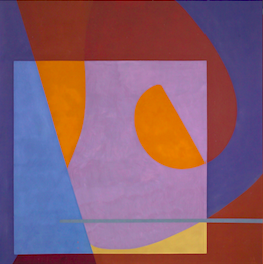
#> input picture som_cm/datasets/apple/apple_1.png, 263 x 264 px; its folder holds only this picture in this run
$ python main.py   (Python 2 division)   (older library calls are emulated)
#> lines starting #> are read from the running program, lines starting #| are printed output that depends on the picture; long printed decimals are rounded
#> in loadRGB, bgr is the input picture: shape (264, 263, 3); mean B, G, R 111.9, 93.1, 134.8
### som_cm/io_util/image.py
# -*- coding: utf-8 -*-
## @package som_cm.io_util.image
#
#  Image IO utility package.
#  @author      tody
#  @date        2015/07/18

import cv2
from cv.image import *
from skimage import io


# [25 lines left out: functions loadGray, loadRGB, loadLab, loadRGBA, not called in this run]


def loadAlpha(file_path):
    bgra = cv2.imread(file_path, -1)
    return alpha(bgra)


def saveRGBA(file_path, img):
    bgra = rgba2bgra(img)
    cv2.imwrite(file_path, bgra)


def saveRGB(file_path, img):
    bgr = rgb2bgr(img)
    cv2.imwrite(file_path, bgr)


def saveGray(file_path, img):
    rgbImg = rgb(img)
    cv2.imwrite(file_path, rgbImg)


# [14 lines left out: function saveImage, not called in this run]

### som_cm/cv/image.py
# -*- coding: utf-8 -*-
## @package som_cm.cv.image
#
#  OpenCV image functions.
#  @author      tody
#  @date        2015/07/30


import numpy as np
import cv2

from skimage import color


## Convert image into uint8 type.
# [62 lines left out: functions to8U, to32F, rgb, alpha, setAlpha, not called in this run]


## RGB to Gray.
def rgb2gray(img):
    gray = cv2.cvtColor(img, cv2.COLOR_RGB2GRAY)
    return gray


## Gray to RGB.
def gray2rgb(img):
    gray = cv2.cvtColor(img, cv2.COLOR_GRAY2RGB)
    return gray


## Gray to RGBA.
def gray2rgba(img):
    gray = cv2.cvtColor(img, cv2.COLOR_GRAY2RGBA)
    return gray


## BGR to RGB.
def bgr2rgb(img):
    rgb = cv2.cvtColor(img, cv2.COLOR_BGR2RGB)
    return rgb

# ## RGB to LAB
# def rgb2lab(img):
#     lab = color.rgb2lab(img)
#     return lab


## BGRA to RGBA.
# [14 lines left out: functions bgra2rgba, rgba2bgra, not called in this run]


## RGB to BGR.
def rgb2bgr(img):
    bgr = cv2.cvtColor(img, cv2.COLOR_RGB2BGR)
    return bgr


## RGB to Lab.
# [4 lines left out: function rgb2Lab, not called in this run]


## Lab to RGB.
def Lab2rgb(img):
    rgb = cv2.cvtColor(img, cv2.COLOR_LAB2RGB)
    return rgb


def rgb2hsv(img):
    img_rgb = rgb(img)
    return cv2.cvtColor(img_rgb, cv2.COLOR_RGB2HSV)


## HSV to RGB.
def hsv2rgb(img):
    rgb = cv2.cvtColor(img, cv2.COLOR_HSV2RGB)
    return rgb


## Merge channels.
# [35 lines left out: functions merge, luminance, not called in this run]

### som_cm/core/color_pixels.py
# -*- coding: utf-8 -*-
## @package som_cm.core.color_pixels
#
#  Simple color pixel class.
#
#  @author      tody
#  @date        2015/08/28

import numpy as np

from som_cm.cv.image import to32F, rgb2Lab, rgb2hsv, gray2rgb


## Implementation of color pixels.
#
#  input image is automatically converted into np.float32 format.
class ColorPixels:
    ## Constructor
    #  @param image          input image.
    #  @param num_pixels     target number of pixels from the image.
    def __init__(self, image, num_pixels=1000):
        self._image = to32F(image)
#> in to32F, `return (1.0 / 255.0) * np.float32(img)`:
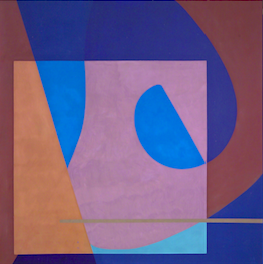
#> returned value: shape (264, 263, 3) float32; mean of channels 0, 1, 2 0.529, 0.365, 0.439; drawn as B, G, R
        self._num_pixels = num_pixels
        self._rgb_pixels = None
        self._Lab = None
        self._hsv = None

    ## RGB pixels.
    def rgb(self):
        if self._rgb_pixels is None:
            self._rgb_pixels = self.pixels("rgb")
        return self._rgb_pixels

    ## Lab pixels.
    # [10 lines left out: functions Lab, hsv, not called in this run]

    ## Pixels of the given color space.
    def pixels(self, color_space="rgb"):
        image = np.array(self._image)
        if color_space == "rgb":
            if _isGray(image):
                image = gray2rgb(image)

        if color_space == "Lab":
            image = rgb2Lab(self._image)
            # print image

        if color_space == "hsv":
            image = rgb2hsv(self._image)
        return self._image2pixels(image)

    #此处下采样
    def _image2pixels(self, image):
        if _isGray(image):
            h, w = image.shape
            step = h * w / self._num_pixels
            return image.reshape((h * w))[::step]

        h, w, cs = image.shape
        step = h * w / self._num_pixels
        return image.reshape((-1, cs))[::step]


def _isGray(image):
    return len(image.shape) == 2

### som_cm/core/hist_3d.py

# -*- coding: utf-8 -*-
## @package som_cm.core.hist_3d
#
#  Implementation of 3D color histograms.
#  @author      tody
#  @date        2015/08/28

import numpy as np

from som_cm.core.color_pixels import ColorPixels
from som_cm.core.hist_common import *


class Hist3D:
    ## Constructor
    #  @param image          input image.
    #  @param num_bins       target number of histogram bins.
    #  @param alpha          low density clip.
    #  @param color_space    target color space. 'rgb' or 'Lab' or 'hsv'.
    # alpha这个阈值有待商榷。
    # [12 lines left out: function __init__, not called in this run]
#> in _computeTargetPixels, `self._pixels = color_pixels.pixels(color_space)`: self._pixels = 2043 rows, first 8: [0.239, 0.188, 0.38], [0.427, 0.114, 0], [0.431, 0.0902, 0], [0.388, 0, 0], [0.435, 0, 0], [0.412, 0, 0], [0.149, 0.0235, 0.373], [0.0784, 0.0549, 0.353]
#> (printed output is left out)

        self._num_bins = num_bins
        self._alpha = alpha
        self._color_space = color_space

        self._computeColorRange()
        self._computeHistogram()

        self._plotter = Hist3DPlot(self)

    ## Plot histogram with the given density size range.
    def plot(self, ax, density_size_range=[10, 100]):
        self._plotter.plot(ax, density_size_range)

    def colorSpace(self):
        return self._color_space

    #标示出了在3维数据中，值大于0的x,y,z轴的值
    # [16 lines left out: functions colorIDs, colorCoordinates, colorCoordinates2, not called in this run]

    def colorDensities(self):
        return colorDensities(self._hist_bins)

    def rgbColors(self):
        return rgbColors(self._hist_bins, self._color_bins)

    def colorRange(self):
        return self._color_range

    # 原来image是rgb的，经过ColorPixels，先除以255，然后转换成lab，会使得小数变成-127到128的数据，如下
    # 9.73089905e+01   2.20525265e+00  -1.92381144e+00
    # [110 lines left out: functions _computeTargetPixels, _computeColorRange, _computeHistogram, not called in this run]
#> in rgb, `self._rgb_pixels = self.pixels("rgb")`: self._rgb_pixels has the same summary as self._pixels in _computeTargetPixels


    # pixels的数据格式为二维数组，二维数组长为N（N=weight*height），3为（R G B）的形式。由weight * height控制换行。
    # [[ 0.75686282  0.58431375  0.59215689]
    # [ 0.78039223  0.65882355  0.65098041]
    # [ 0.56078434  0.54901963  0.54509807]
    # [ 0.76470596  0.59215689  0.56470591]
    # [ 0.82352948  0.67450982  0.63921571]
    #
    def _computeColorRange(self):
        pixels = self._pixels
        #shape[0] 行 shape[1]列
        cs = pixels.shape[1]

        c_min = np.zeros(cs)
        c_max = np.zeros(cs)
        for ci in xrange(cs):
            #pixels中的:表示任意行，ci表示ci列
            c_min[ci] = np.min(pixels[:, ci])
            c_max[ci] = np.max(pixels[:, ci])

        self._color_range = [c_min, c_max]
        print self._color_range

    def _computeHistogram(self):
        pixels = self._pixels
        num_bins = self._num_bins
        c_min, c_max = self._color_range

        hist_bins = np.zeros((num_bins, num_bins, num_bins), dtype=np.float32)
        color_bins = np.zeros((num_bins, num_bins, num_bins, 3), dtype=np.float32)

        color_ids = (num_bins - 1) * (pixels - c_min) / (c_max - c_min)
        color_ids = np.int32(color_ids)
        # 多维数组强制打印全部输出
        # np.set_printoptions(threshold=np.inf)
        # print(color_ids) ，如下
        # [[11 10 10]
        # [12 12 12]
        # [ 8  9  9]
        # [11 10  9]
        # [12 12 11]
        # [ 8 10  9]
        # [10  7  6]
        # print(self._rgb_pixels)

        for pi, color_id in enumerate(color_ids):
            hist_bins[color_id[0], color_id[1], color_id[2]] += 1
            # 用这个色彩还原技度应该更高
            color_bins[color_id[0], color_id[1], color_id[2]] += self._rgb_pixels[pi]

        self._hist_bins = hist_bins
        # print hist_bins 数据如下
        #[[[  3.   0.   0.   0.   0.   0.   0.   0.   0.   0.   0.   0.   0.   0.
        #    0.   0.]
        # [  0.   1.   1.   0.   0.   0.   0.   0.   0.   0.   0.   0.   0.   0.
        #    0.   0.]
        hist_positive = self._hist_bins > 0.0

        # print(hist_positive) 数据如下
        #[[[ True False False False False False False False False False False False
        # False False False False]
        # [False  True  True False False False False False False False False False
        #  False False False False]


        for ci in xrange(3):
            color_bins[hist_positive, ci] /= self._hist_bins[hist_positive]
      # print color_bins 记录了更具体的数据
      #   [[[ 0.12810458  0.15294118  0.18954249]
      #  [ 0.          0.          0.        ]
      #  [ 0.          0.          0.        ]
      #  [ 0.          0.          0.        ]
      #  [ 0.          0.          0.        ]
      #  [ 0.          0.          0.        ]
      #  [ 0.          0.          0.        ]
      #  [ 0.          0.          0.        ]
      #  [ 0.          0.          0.        ]
      #  [ 0.          0.          0.        ]
      #  [ 0.          0.          0.        ]
      #  [ 0.          0.          0.        ]
      #  [ 0.          0.          0.        ]
      #  [ 0.          0.          0.        ]
      #  [ 0.          0.          0.        ]
      #  [ 0.          0.          0.        ]]
      #
      # [[ 0.          0.          0.        ]
      #  [ 0.15294118  0.20392159  0.24313727]
      #  [ 0.13725491  0.19607845  0.28235295]
      #  [ 0.          0.          0.        ]

        self._color_bins = color_bins
        self._old_colorId = color_ids


        self._clipLowDensity()


    def _clipLowDensity(self):
        clipLowDensity(self._hist_bins, self._color_bins, self._alpha)

    #除去0的数据
    def _histPositive(self):
        return self._hist_bins > 0.0


## 3D color histogram plotter.
class Hist3DPlot:
    ## Constructor.
    #  @param hist3D histogram for plotting.
    def __init__(self, hist3D):
        self._hist3D = hist3D

    ## Plot histogram with the given density size range.
    # [7 lines left out: function plot, not called in this run]

    def _densitySizes(self, density_size_range):
        color_densities = self._hist3D.colorDensities()
        return densitySizes(color_densities, density_size_range)

    # [21 lines left out: function _axisSetting, not called in this run]

### som_cm/results/single_image.py
# -*- coding: utf-8 -*-
## @package som_cm.results.som_single_image
#
#  Demo for single image.
#  @author      tody
#  @date        2015/08/31

import os
import numpy as np
import matplotlib.pyplot as plt
from som_cm.core.color_pixels import ColorPixels
from mpl_toolkits.mplot3d import Axes3D


from som_cm.io_util.image import loadRGB
from som_cm.results.resu import batchResults, resultFile
from som_cm.core.hist_3d import Hist3D
from som_cm.core.som import SOMParam, SOM, SOMPlot

## Setup SOM in 1D and 2D for the target image.
def setupSOM(image, random_seed=100, num_samples=2000):
    np.random.seed(random_seed)

    hist3D = Hist3D(image, num_bins=16)
#> in _computeColorRange, `pixels = self._pixels`: pixels has the same summary as self._pixels in _computeTargetPixels
#> after the loop in _computeColorRange, `for ci in xrange(cs):`: c_max = [0.922, 0.718, 0.78]; c_min = [0.0784, 0, 0]
#> in _computeColorRange, `self._color_range = [c_min, c_max]`: self._color_range = [[0.0784, 0, 0], [0.922, 0.718, 0.78]]
#| [array([0.07843, 0.        , 0.        ]), array([0.9216, 0.7176, 0.7804])]
#> in _computeHistogram, `pixels = self._pixels`: pixels has the same summary as self._pixels in _computeTargetPixels
#> in _computeHistogram, `c_min, c_max = self._color_range`: c_min = [0.0784, 0, 0]; c_max = [0.922, 0.718, 0.78]
#> in _computeHistogram, `color_ids = (num_bins - 1) * (pixels - c_min) / (c_max - c_min)`: color_ids = 2043 rows, first 8: [2.86, 3.93, 7.31], [6.21, 2.38, 0], [6.28, 1.89, 0], [5.51, 0, 0], [6.35, 0, 0], [5.93, 0, 0], [1.26, 0.492, 7.16], [0, 1.15, 6.78]
#> in _computeHistogram, `color_ids = np.int32(color_ids)`: color_ids = 2043 rows, first 8: [2, 3, 7], [6, 2, 0], [6, 1, 0], [5, 0, 0], [6, 0, 0], [5, 0, 0], [1, 0, 7], [0, 1, 6]
#> the loop in _computeHistogram, `for pi, color_id in enumerate(color_ids):` made 2043 passes
#> in _computeHistogram, `self._old_colorId = color_ids`: self._old_colorId has the same summary as color_ids
    # 为了灰度化而生成流形，所以不需要采用hist3D.colorCoordinates()
    # samples = hist3D.colorCoordinates()

    samples = hist3D._pixels
    print len(hist3D._pixels)

    # [14 lines of commented-out code are left out]
    print len(samples)

    param1D = SOMParam(h=64, dimension=1)
    som1D = SOM(samples, param1D)

    param2D = SOMParam(h=16, dimension=2)
    som2D = SOM(samples, param2D)
    return som1D, som2D


## Demo for the single image file.
def singleImageResult(image_file):
    print image_file
    image_name = os.path.basename(image_file)
    image_name = os.path.splitext(image_name)[0]

    image = loadRGB(image_file)
    import time
    start = time.time()

    som1D, som2D = setupSOM(image)

    fig = plt.figure(figsize=(12, 10))
    fig.subplots_adjust(left=0.05, bottom=0.05, right=0.95, top=0.9, wspace=0.1, hspace=0.2)

    print time.time() - start
    font_size = 15
    fig.suptitle("SOM-Color Manifolds for Single Image", fontsize=font_size)

    plt.subplot(331)
    h, w = image.shape[:2]
    plt.title("Original Image: %s x %s" % (w, h), fontsize=font_size)
    plt.imshow(image)
    plt.axis('off')

    print "  - Train 1D"
    som1D.trainAll()

    print "  - Train 2D"
    som2D.trainAll()

    som1D_plot = SOMPlot(som1D)
    som2D_plot = SOMPlot(som2D)
    plt.subplot(332)
    plt.title("SOM 1D", fontsize=font_size)
    # 如果改变updateImage函数的返回值，那么可以用以下语句，代替以下第二行语句。
    # plt.imshow(som1D_plot.updateImage())
    som1D_plot.updateImage()
    plt.axis('off')

    plt.subplot(333)
    plt.title("SOM 2D", fontsize=font_size)
    som2D_plot.updateImage()
    plt.axis('off')


    color_pixels = ColorPixels(image)
    pixels = color_pixels.pixels(color_space="rgb")
    ax = fig.add_subplot(334, projection='3d')
    plt.title("cloudPoint", fontsize=font_size)
    som1D_plot.plotCloud(ax, pixels)

    hist3D = Hist3D(image, num_bins=16)
    color_samples = hist3D.colorCoordinates()
    ax = fig.add_subplot(337, projection='3d')
    plt.title("cloudPoint", fontsize=font_size)
    som1D_plot.plotCloud(ax, color_samples)


    ax1D = fig.add_subplot(335, projection='3d')
    plt.title("1D in 3D", fontsize=font_size)
    som1D_plot.plot3D(ax1D)

    ax2D = fig.add_subplot(336, projection='3d')
    plt.title("2D in 3D", fontsize=font_size)
    som2D_plot.plot3D(ax2D)

    plt.subplot(338)
    plt.title("Gray", fontsize=font_size)

    # 如果改变updateImage函数的返回值，那么可以用以下语句，代替以下第二行语句。
    a,b = som2D_plot.showGrayImage2(image)

    plt.imshow(a, cmap='gray', vmin = 0, vmax = 1)
    plt.axis('off')
    plt.imsave('''./''' + image_name + '''.png''', a, cmap='gray',vmin = 0, vmax = 1)
    plt.imsave('''./''' + image_name + '''!.png''', b, cmap='gray',vmin = 0, vmax = 1)


    plt.subplot(339)
    plt.title("Gray", fontsize=font_size)
    plt.imshow(b, cmap='gray', vmin = 0, vmax = 1)
    plt.axis('off')

    result_file = resultFile("%s_single" % image_name)
    plt.savefig(result_file)
    #showMaximize()


## Demo for the given data names, ids.
def singleImageResults(data_names, data_ids):
    batchResults(data_names, data_ids, singleImageResult, "SOM (single image)")

# [5 lines that do not run on import are left out]

### som_cm/results/resu.py
# -*- coding: utf-8 -*-
## @package som_cm.results.results
#
#  Results utility package.
#  @author      tody
#  @date        2015/08/20

import os
from som_cm.datasets.google_image import dataFile

_root_dir = os.path.dirname(__file__)


## Result directory.
def resultDir():
    return _root_dir


## Result file path for image name and extension.
def resultFile(image_name, image_ext=".png"):
    result_file = os.path.join(resultDir(), image_name + image_ext)
    return result_file


## Batch command for the target data names, ids.
#
#  @param batch_func batch_func(image_file) for an image file.
#  @param batch_name batch command name.
# [19 lines left out: functions batchResults, batchDataGroup, not called in this run]

# [3 lines that do not run on import are left out]

### som_cm/datasets/google_image.py
# -*- coding: utf-8 -*-
## @package som_cm.datasets.google_image
#
#  Image datasets via Google Image API.
#  createDatasets function will create datasets
#  with the following direcotry structure.
#
#  * datasets
#    - apple
#      - apple_1.jpg
#    - banana
#      - banana_1.jpg
#
#  @author      tody
#  @date        2015/08/15


import json
import os
import urllib2
import httplib2

import cv2
import matplotlib.pyplot as plt

from som_cm.io_util.image import loadRGB, saveRGB

_root_dir = os.path.dirname(__file__)


## Data directory for the given data_name.
# [38 lines left out: functions dataDir, dataFiles, dataFile, loadData, not called in this run]


## Simple image loaders via Google image API.
class GoogleImageLoader:
    ## Constructor
    #  @param keyword     keyword for image search.
    #  @param num_images  target number of images for the search.
    #  @param update      Update existing images if the value is True.
    # [129 lines left out: functions __init__, searchImageURLs, downloadImages, postResize, not called in this run]


## Create dataset for the given data_name.
def createDataset(data_name="banana", num_images=10, update=False):
    GoogleImageLoader(data_name, num_images, update)


## Create datasets for the given data_names.
# [6 lines left out: function createDatasets, not called in this run]


# [2 lines that do not run on import are left out]

### som_cm/core/som.py
# -*- coding: utf-8 -*-
## @package som_cm.som_cm
#
#  Implementation of SOM.
#  @author      tody
#  @date        2015/08/14

import os
import numpy as np
import matplotlib.pyplot as plt

from som_cm.np.norm import normVectors
from som_cm.cv.image import to32F, rgb2gray
from scipy import spatial
import cv2


## SOM parameter.
class SOMParam:
    #  @param h           image grid size.
    #  @param L0          initial parameter for learning restraint.  0.16
    #  @param lmbd        iteration limit.
    #  @param dimensoin   target dimension for SOM.
    def __init__(self, h=32, L0=0.16, lmbd=0.6, sigma0=0.3, dimension=2):
        self.h = h
        self.L0 = L0
        self.lmbd = lmbd
        self.sigma0 = sigma0
        self.dimension = dimension


## Implementation of SOM.
#
#  SOM with numpy functions.
#  - Compute nodes as n x 3 vector.
#  - Avoid the loops for x and y.
#  - xy coordinates are cached as n x 2 vector.
class SOM:
    ## Constructor
    #  @param samples  training samples.
    #  @param param    SOM parameter.
    # [18 lines left out: function __init__, not called in this run]

    ## Return the number of training samples.
    def numSamples(self):
        return len(self._samples)

    ## Return the current node image.
    # [5 lines left out: function nodeImage, not called in this run]

    # 新增加
    def nodeOriginData(self):
        if self._dimension == 1:
            return self._nodeOriginData()

    ## Return the current time step t.
    def currentStep(self):
        return self._t

    ## Return if the training is finished.
    def finished(self):
        return self._t == self.numSamples()

    ## Process all training process.
    # [64 lines left out: functions trainAll, trainStep, _nodeImage1D, not called in this run]

    # 返回数据，为了灰度化
    def _nodeOriginData(self):
        return self._nodes

    def _nodeImage2D(self):
        return self._nodes.reshape(self._h, self._h, 3)

    ## Initial node.
    # [5 lines left out: function _initialNode, not called in this run]

    def _initialNode1D(self, h):
        #十行三列的二维数组
        return np.random.rand(h, 3)

    def _initialNode2D(self, h):
        return np.random.rand(h, h, 3).reshape(-1, 3)

    ## Compute position.
    # [5 lines left out: function _computePositions, not called in this run]

    def _computePositions1D(self, h):
        x = np.arange(h)
        self._positions = x

    # [46 lines left out: functions _computePositions2D, _train, _bmu, _neighborhoodFunction, not called in this run]

    ## Learning restraint: L0 exp (-t / lambda)
    def _learningRestraint(self, t):
        return self._L0 * np.exp(-t / self._lmbd) * 1


## Plotting class with matplot.
class SOMPlot:
    ## Constructor
    #  @param samples training samples.
    #  @param param    SOM parameter.
    # [136 lines left out: functions __init__, updateImage, updateStepText, plot3D, trainAnimation, plotCloud and 1 more, not called in this run]


    def distance(self, tuple1, tuple2):
        # return (tuple1[0] - tuple2[0]) * (tuple1[0] - tuple2[0]) + (tuple1[1] - tuple2[1]) * (tuple1[1] - tuple2[1]) + (tuple1[2] - tuple2[2]) * (tuple1[2] - tuple2[2])
        return abs(tuple1[0] - tuple2[0])+ abs(tuple1[1] - tuple2[1]) + abs(tuple1[2] - tuple2[2])

    # [137 lines left out: function showGrayImage2, not called in this run]


    def findmin(self, a, b, c):
        return min(a,b,c)

### som_cm/main.py
# -*- coding: utf-8 -*-
## @package som_cm.main
#
#  Main functions.
#  @author      tody
#  @date        2015/08/19
import sys
import os.path

sys.path.append(os.path.join(os.path.dirname(__file__), '..'))

from datasets.google_image import createDatasets
from results.single_image import singleImageResults
from results.multi_images import multiImagesResults

if __name__ == '__main__':

    data_names = ["apple"]
    num_images = 5

    # createDatasets(data_names, num_images, update=False)
    data_ids = range(num_images)
#> (the run stopped early here; a loop or call above may not have finished)
